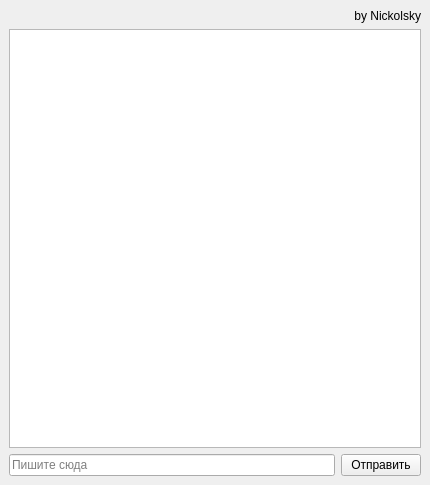
<?xml version="1.0" encoding="UTF-8"?>
<ui version="4.0">
 <class>MainWindow</class>
 <widget class="QMainWindow" name="MainWindow">
  <property name="geometry">
   <rect>
    <x>0</x>
    <y>0</y>
    <width>430</width>
    <height>485</height>
   </rect>
  </property>
  <property name="windowTitle">
   <string>MainWindow</string>
  </property>
  <widget class="QWidget" name="centralwidget">
   <layout class="QGridLayout" name="gridLayout">
    <item row="1" column="0" colspan="2">
     <widget class="QTextBrowser" name="textBrowser">
      <property name="styleSheet">
       <string notr="true">font-size:20px</string>
      </property>
      <property name="html">
       <string>&lt;!DOCTYPE HTML PUBLIC &quot;-//W3C//DTD HTML 4.0//EN&quot; &quot;http://www.w3.org/TR/REC-html40/strict.dtd&quot;&gt;
&lt;html&gt;&lt;head&gt;&lt;meta name=&quot;qrichtext&quot; content=&quot;1&quot; /&gt;&lt;style type=&quot;text/css&quot;&gt;
p, li { white-space: pre-wrap; }
&lt;/style&gt;&lt;/head&gt;&lt;body style=&quot; font-family:'Noto Sans'; font-size:20px; font-weight:400; font-style:normal;&quot;&gt;
&lt;p style=&quot;-qt-paragraph-type:empty; margin-top:0px; margin-bottom:0px; margin-left:0px; margin-right:0px; -qt-block-indent:0; text-indent:0px;&quot;&gt;&lt;br /&gt;&lt;/p&gt;&lt;/body&gt;&lt;/html&gt;</string>
      </property>
     </widget>
    </item>
    <item row="2" column="1">
     <widget class="QPushButton" name="pushButton">
      <property name="text">
       <string>Отправить</string>
      </property>
     </widget>
    </item>
    <item row="0" column="0" colspan="2">
     <widget class="QLabel" name="label">
      <property name="text">
       <string>by Nickolsky</string>
      </property>
      <property name="alignment">
       <set>Qt::AlignRight|Qt::AlignTrailing|Qt::AlignVCenter</set>
      </property>
     </widget>
    </item>
    <item row="2" column="0">
     <widget class="QLineEdit" name="lineEdit">
      <property name="placeholderText">
       <string>Пишите сюда</string>
      </property>
     </widget>
    </item>
   </layout>
  </widget>
 </widget>
 <resources/>
 <connections/>
</ui>
